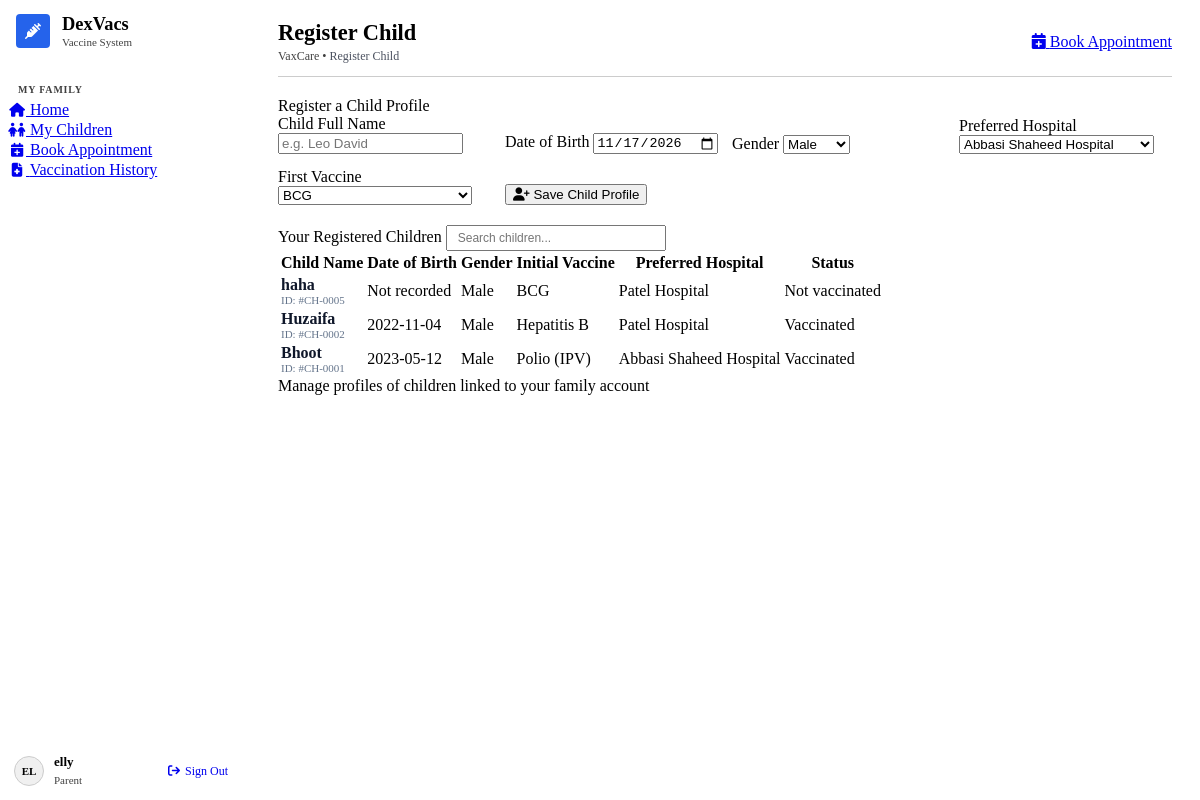
The app's page /parent/register-child.php (signed in) with its own data.
### tables this page shows
CREATE TABLE `children` (
  `id` int(11) NOT NULL AUTO_INCREMENT,
  `name` varchar(100) NOT NULL,
  `parent_id` int(11) NOT NULL,
  `vaccine_id` int(11) NOT NULL,
  `hospital_id` int(11) NOT NULL,
  `dob` date DEFAULT NULL,
  `gender` enum('Male','Female','Other') DEFAULT 'Male',
  `status` enum('Not vaccinated','Vaccinated') NOT NULL DEFAULT 'Not vaccinated',
  `certificate_sent` tinyint(1) DEFAULT 0,
  `created_at` timestamp NOT NULL DEFAULT current_timestamp(),
  PRIMARY KEY (`id`),
  KEY `parent_id` (`parent_id`),
  KEY `vaccine_id` (`vaccine_id`),
  KEY `hospital_id` (`hospital_id`),
  CONSTRAINT `children_ibfk_1` FOREIGN KEY (`parent_id`) REFERENCES `users` (`id`) ON DELETE CASCADE,
  CONSTRAINT `children_ibfk_2` FOREIGN KEY (`vaccine_id`) REFERENCES `vaccines` (`id`) ON DELETE CASCADE,
  CONSTRAINT `children_ibfk_3` FOREIGN KEY (`hospital_id`) REFERENCES `hospitals` (`id`) ON DELETE CASCADE
);

CREATE TABLE `vaccines` (
  `id` int(11) NOT NULL AUTO_INCREMENT,
  `name` varchar(100) NOT NULL,
  `description` text DEFAULT NULL,
  `price` decimal(10,2) NOT NULL,
  `status` enum('Available','Unavailable') NOT NULL DEFAULT 'Available',
  `created_at` timestamp NOT NULL DEFAULT current_timestamp(),
  PRIMARY KEY (`id`)
);

CREATE TABLE `hospitals` (
  `id` int(11) NOT NULL AUTO_INCREMENT,
  `name` varchar(150) NOT NULL,
  `location` varchar(255) NOT NULL,
  `phone` varchar(30) DEFAULT NULL,
  `status` enum('Active','Inactive') DEFAULT 'Active',
  `created_at` timestamp NOT NULL DEFAULT current_timestamp(),
  PRIMARY KEY (`id`)
);

### config/db.php (called while the page is built, shortened)
<?php
function is_logged_in() {
    return isset($_SESSION['user_id']) && !empty($_SESSION['user_id']);
}
function current_user() {
    return [
        'id'    => (int)$_SESSION['user_id'],
        'name'  => $_SESSION['user_name'] ?? 'User',
        'email' => $_SESSION['user_email'] ?? '',
        'role'  => $_SESSION['role'] ?? ''
    ];
}
?>

### parent/register-child.php (the view, shortened to what this page needs)
<?php
require_once __DIR__ . '/../config/db.php';
$user = current_user();
$user_id = $user['id'];
$header_action = '<a href="book-hospital.php" class="r-btn r-btn-primary"><i class="fa-solid fa-calendar-plus"></i> Book Appointment</a>';
$hospitals = $conn->query("SELECT id, name FROM hospitals WHERE status = 'Active' ORDER BY name");
$vaccines  = $conn->query("SELECT id, name FROM vaccines WHERE status = 'Available' ORDER BY name");
$stmt = $conn->prepare("SELECT c.id, c.name as child_name, c.dob, c.gender, c.status,
                               v.name as vaccine_name, h.name as hospital_name
                        FROM children c
                        JOIN vaccines v ON c.vaccine_id = v.id
                        JOIN hospitals h ON c.hospital_id = h.id
                        WHERE c.parent_id = ?
                        ORDER BY c.id DESC");
$stmt->bind_param("i", $user_id);
$stmt->execute();
$result = $stmt->get_result();
include __DIR__ . '/../includes/header.php';
?>
<div class="r-card">
  <div class="r-titlebar">
    <span>Register a Child Profile</span>
  </div>
  <div class="r-card-body">
    <form method="POST" action="register-child.php" style="display: grid; grid-template-columns: repeat(auto-fit, minmax(200px, 1fr)); gap: 14px; align-items: flex-end;">
      <div class="r-field" style="margin: 0;">
        <label for="c_name">Child Full Name</label>
        <input type="text" id="c_name" name="child_name" class="r-input-block" placeholder="e.g. Leo David" required>
      </div>
      <div class="r-field" style="margin: 0;">
        <label for="c_dob">Date of Birth</label>
        <input type="date" id="c_dob" name="dob" class="r-input-block" value="<?php echo date('Y-m-d'); ?>">
      </div>
      <div class="r-field" style="margin: 0;">
        <label for="c_gender">Gender</label>
        <select id="c_gender" name="gender" class="r-input-block">
          <option value="Male">Male</option>
        </select>
      </div>
      <div class="r-field" style="margin: 0;">
        <label for="c_hospital">Preferred Hospital</label>
        <select id="c_hospital" name="hospital_id" class="r-input-block" required>
          <?php if ($hospitals): ?>
            <?php while ($h = $hospitals->fetch_assoc()): ?>
              <option value="<?php echo $h['id']; ?>"><?php echo htmlspecialchars($h['name']); ?></option>
            <?php endwhile; ?>
          <?php endif; ?>
        </select>
      </div>
      <div class="r-field" style="margin: 0;">
        <label for="c_vaccine">First Vaccine</label>
        <select id="c_vaccine" name="vaccine_id" class="r-input-block" required>
          <?php if ($vaccines): ?>
            <?php while ($v = $vaccines->fetch_assoc()): ?>
              <option value="<?php echo $v['id']; ?>"><?php echo htmlspecialchars($v['name']); ?></option>
            <?php endwhile; ?>
          <?php endif; ?>
        </select>
      </div>
      <div style="margin: 0;">
        <button type="submit" class="r-btn r-btn-primary r-btn-block">
          <i class="fa-solid fa-user-plus"></i> Save Child Profile
        </button>
      </div>
    </form>
  </div>
</div>
<div class="r-card">
  <div class="r-titlebar">
    <span>Your Registered Children</span>
    <input type="text" placeholder="Search children..." class="r-input-block" style="width: 220px; padding: 4px 10px; font-size: 12px;" oninput="filterTable(this.value, 'childProfilesTable')">
  </div>
  <div class="r-card-body" style="padding: 0;">
    <div class="r-table-responsive">
      <table class="r-full" id="childProfilesTable">
        <thead>
          <tr>
            <th>Child Name</th>
            <th>Date of Birth</th>
            <th>Gender</th>
            <th>Initial Vaccine</th>
            <th>Preferred Hospital</th>
            <th>Status</th>
          </tr>
        </thead>
        <tbody>
          <?php if ($result && $result->num_rows > 0): ?>
            <?php while ($c = $result->fetch_assoc()): ?>
            <tr>
              <td>
                <strong style="color: #0f172a;"><?php echo htmlspecialchars($c['child_name']); ?></strong>
                <div style="font-size: 11px; color: #64748b;">ID: #CH-<?php echo str_pad($c['id'], 4, '0', STR_PAD_LEFT); ?></div>
              </td>
              <td><?php echo htmlspecialchars($c['dob'] ?: 'Not recorded'); ?></td>
              <td><?php echo htmlspecialchars($c['gender']); ?></td>
              <td><span class="r-badge r-badge-primary"><?php echo htmlspecialchars($c['vaccine_name']); ?></span></td>
              <td><?php echo htmlspecialchars($c['hospital_name']); ?></td>
              <td>
                <?php if ($c['status'] === 'Vaccinated'): ?>
                  <span class="r-badge r-badge-ok">Vaccinated</span>
                <?php else: ?>
                  <span class="r-badge r-badge-warn">Not vaccinated</span>
                <?php endif; ?>
              </td>
            </tr>
            <?php endwhile; ?>
          <?php endif; ?>
        </tbody>
      </table>
    </div>
  </div>
  <div class="r-card-footer">
    <span>Manage profiles of children linked to your family account</span>
  </div>
</div>
<?php include __DIR__ . '/../includes/footer.php'; ?>

### assets/css/style.css (style rules this page uses)
html, body { margin: 0; padding: 0; min-height: 100vh; box-sizing: border-box; }
*, *::before, *::after { box-sizing: inherit; }
.r-layout-sidebar { display: flex; min-height: 100vh; width: 100%; }
.r-card { margin-bottom: 20px; }
.r-table-responsive { width: 100%; overflow-x: auto; -webkit-overflow-scrolling: touch; }

### records on screen
children: name "haha", id "0005", dob "Not recorded", gender "Male", vaccine.name "BCG", hospital.name "Patel Hospital", status "Not vaccinated"
children: name "Huzaifa", id "0002", dob "2022-11-04", gender "Male", vaccine.name "Hepatitis B", hospital.name "Patel Hospital", status "Vaccinated"
children: name "Bhoot", id "0001", dob "2023-05-12", gender "Male", vaccine.name "Polio (IPV)", hospital.name "Abbasi Shaheed Hospital", status "Vaccinated"

### other values on screen
$section_title "MY FAMILY"
$item['label'] "Home"
$item['label'] "My Children"
$item['label'] "Book Appointment"
$item['label'] "Vaccination History"
$initials "EL"
$user_name "elly"
$user_role "Parent"
$page_title "Register Child"
form field hospital_id "Abbasi Shaheed Hospital"
form field vaccine_id "BCG"
